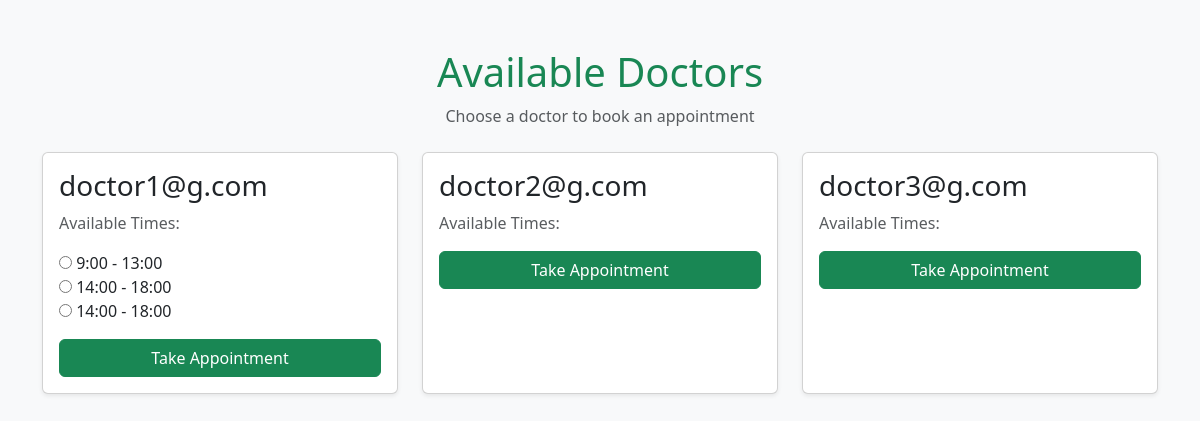
The page /doctors_list/ (signed in) on the database as committed earlier.
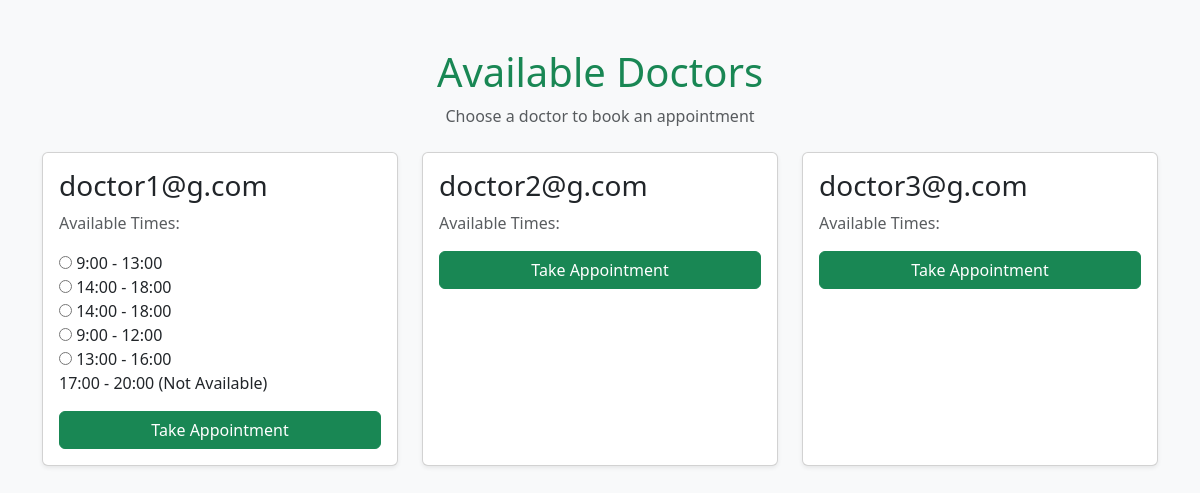
The same page on the database as committed later.
### auth_app/models.py (models this page shows, shortened)
class CustomUser(AbstractUser):
    ROLE_CHOICES = [
        ('admin', 'Admin'),
        ('doctor', 'Doctor'),
        ('patient', 'Patient'),
    ]
    GENDER_CHOICES = [
        (1, 'Male'),
        (2, 'Female'),
        (3, 'Other'),
    ]
    blood_group = models.CharField(max_length=3, choices=[
        ('A+', 'A+'),
        ('A-', 'A-'),
        ('B+', 'B+'),
        ('B-', 'B-'),
        ('AB+', 'AB+'),
        ('AB-', 'AB-'),
        ('O+', 'O+'),
        ('O-', 'O-'),
    ], null=True, blank=True)
    first_name = models.CharField(max_length=30)
    last_name = models.CharField(max_length=30)
    role = models.CharField(max_length=10, choices=ROLE_CHOICES)
    email = models.EmailField(unique=True)
    username = models.CharField(max_length=150, blank=True, null=True)
    gender = models.IntegerField(choices=GENDER_CHOICES, null=True, blank=True)
    age = models.IntegerField(null=True, blank=True)
    account_type = models.CharField(max_length=30)
    phone_number = models.CharField(max_length=15, null=True, blank=True)
    USERNAME_FIELD = 'email'
    REQUIRED_FIELDS = ['first_name', 'last_name']
    objects = CustomUserManager()

### main_app/models.py (models this page shows)
class DoctorAvailability(models.Model):
    doctor = models.ForeignKey(CustomUser, on_delete=models.CASCADE)
    day = models.DateField()
    time_slots = models.JSONField()
    def __str__(self):
        return f'{self.doctor.first_name} is available on {self.day} during {self.time_slots}'

### main_app/views.py (the view)
# urls.py: path('doctors_list/', DoctorsListView.as_view(), name='doctors_list'),
class DoctorsListView(LoginRequiredMixin, View):
    template_name = 'doctors_list.html'
    def get(self, request):
        dept = request.GET.get('speciality', None)
        print(f"Department: {dept}")
        if dept:
            doctors = CustomUser.objects.filter(role='doctor', specialization__specialization=dept)
            print(f"Doctor: {doctors}")
        else:
            doctors = CustomUser.objects.filter(role='doctor')
        context = {
            'doctors': doctors
        }
        print(f"availability: {doctors.first().doctoravailability_set.all()}")
        return render(request, self.template_name, context)

### templates/doctors_list.html (shortened to what this page needs)
<!DOCTYPE html>
<html lang="en">
<head>
    <link href="https://cdn.jsdelivr.net/npm/bootstrap@5.3.0-alpha1/dist/css/bootstrap.min.css" rel="stylesheet">
</head>
<body class="bg-light">
    <div class="container my-5">
        <div class="text-center mb-4">
            <h1 class="text-success">Available Doctors</h1>
            <p class="text-muted">Choose a doctor to book an appointment</p>
        </div>
        <div class="row">
            {% for doctor in doctors %}
            <div class="col-md-4 mb-4">
                <div class="card shadow-sm h-100">
                    <div class="card-body">
                        <h3 class="card-title">{{ doctor.email }}</h3>
                        <p class="text-muted">Available Times:</p>
                        <ul class="list-unstyled">
                            {% for availability in doctor.doctoravailability_set.all %}
                                {% for time_slot in availability.time_slots %}
                                    {% if time_slot.status == 'Available' %}
                                        <li>
                                            <input type="radio" name="time_slot_{{ doctor.id }}" value="{{ time_slot.start_time }} - {{ time_slot.end_time }}">
                                            {{ time_slot.start_time }} - {{ time_slot.end_time }}
                                        </li>
                                    {% else %}
                                        <li>{{ time_slot.start_time }} - {{ time_slot.end_time }} ({{ time_slot.status }})</li>
                                    {% endif %}
                                {% endfor %}
                            {% endfor %}
                        </ul>
                        <button class="btn btn-success w-100" onclick="bookAppointment('{{ doctor.id }}')">Take Appointment</button>
                    </div>
                </div>
            </div>
            {% endfor %}
        </div>
    </div>
</body>
</html>

Rows that differ between the two databases and show on the page:
added DoctorAvailability: start_time "9:00" "13:00", end_time "12:00" "16:00", start_time "17:00", end_time "20:00", status "Not Available"
